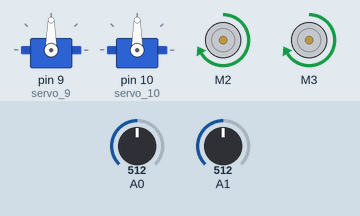
This sketch was run on a simulated Arduino Uno, built with avr-gcc and run on an emulated ATmega328P. Shown: 2 × servo, 2 × DC motor (green arrow = forward, orange = backward, longer = faster). Inputs (shaded band) come from the test bench; at power-on: A0 = 512, A1 = 512.

Above: at 1.2 s.
1.3 s: A0 set to 531
At 2.1 s:
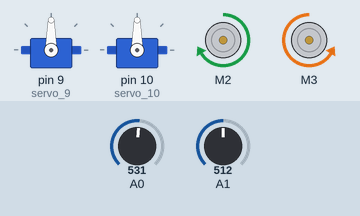
2.8 s: A1 set to 538
At 4.5 s:
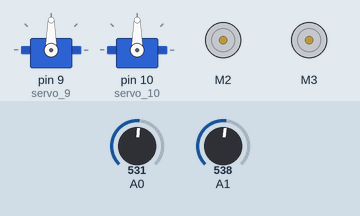
8.2 s: A0 set to 511
At 10.6 s:
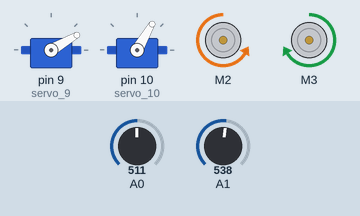
10.9 s: A1 set to 511
At 11.8 s:
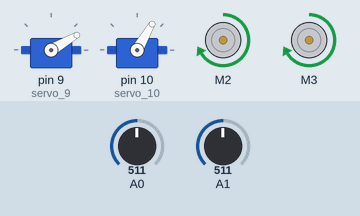
Timing chart, 0 to 13.4 s (numbered marks = the images above; inputs shaded):
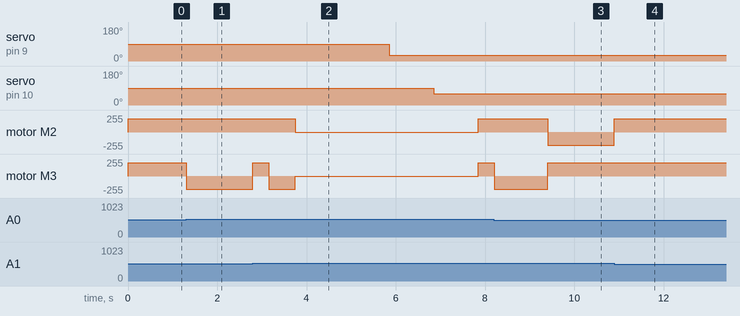

The sketch:

20250212-___-__.ino
```cpp
#include <Servo.h>
#include <AFMotor.h>

int limit_between_black_and_white;
int time_of_move_center_of_car_to_center_of_intersect;
int time_of_across_black_line;
int time_of_turn_90deg;
Servo servo_9;
Servo servo_10;

AF_DCMotor motor_dc_2(2, MOTOR12_64KHZ);
AF_DCMotor motor_dc_3(3, MOTOR34_64KHZ);

// 描述此函數...
void pick_left() {
  follow();
  L_left_turn();
  follow();
  pick();
  U_turn();
  follow();
  L_right_turn();
  follow();
  down_and_open();
  U_turn();
}

// 描述此函數...
void pick_middle() {
  follow();
  forward_across();
  follow();
  pick();
  U_turn();
  follow();
  forward_across();
  follow();
  down_and_open();
  U_turn();
}

// 描述此函數...
void pick_right() {
  follow();
  L_right_turn();
  follow();
  pick();
  U_turn();
  follow();
  L_left_turn();
  follow();
  down_and_open();
  U_turn();
}

// 描述此函數...
void up() {
  servo_10.write(60);
  delay(1000);
}

// 描述此函數...
void down() {
  servo_10.write(90);
  delay(1000);
}

// 描述此函數...
void open() {
  servo_9.write(90);
  delay(1000);
}

// 描述此函數...
void close() {
  servo_9.write(30);
  delay(1000);
}

// 描述此函數...
void down_and_open() {
  down();
  open();
}

// 描述此函數...
void close_and_up() {
  close();
  up();
}

// 描述此函數...
void follow() {
  while (!((1023 - analogRead(A0)) < limit_between_black_and_white && (1023 - analogRead(A1)) < limit_between_black_and_white)) {
    if ((1023 - analogRead(A0)) >= limit_between_black_and_white && (1023 - analogRead(A1)) >= limit_between_black_and_white) {
      forward();
    } else if ((1023 - analogRead(A0)) < limit_between_black_and_white && (1023 - analogRead(A1)) >= limit_between_black_and_white) {
      turn_left_inplace();
    } else if ((1023 - analogRead(A0)) >= limit_between_black_and_white && (1023 - analogRead(A1)) < limit_between_black_and_white) {
      turn_right_inplace();
    } else if ((1023 - analogRead(A0)) < limit_between_black_and_white && (1023 - analogRead(A1)) < limit_between_black_and_white) {
      stop();
      break;
    }
  }
}

// 描述此函數...
void forward_across() {
  forward();
  delay(time_of_across_black_line);
  stop();
}

// 描述此函數...
void forward() {
  motor_dc_2.setSpeed(200);
  motor_dc_2.run(FORWARD);
  motor_dc_3.setSpeed(200);
  motor_dc_3.run(FORWARD);
}

// 描述此函數...
void backward() {
  motor_dc_2.setSpeed(200);
  motor_dc_2.run(BACKWARD);
  motor_dc_3.setSpeed(200);
  motor_dc_3.run(BACKWARD);
}

// 描述此函數...
void stop() {
  motor_dc_2.setSpeed(0);
  motor_dc_2.run(RELEASE);
  motor_dc_3.setSpeed(0);
  motor_dc_3.run(RELEASE);
}

// 描述此函數...
void turn_left_inplace() {
  motor_dc_2.setSpeed(200);
  motor_dc_2.run(FORWARD);
  motor_dc_3.setSpeed(200);
  motor_dc_3.run(BACKWARD);
}

// 描述此函數...
void turn_right_inplace() {
  motor_dc_2.setSpeed(200);
  motor_dc_2.run(BACKWARD);
  motor_dc_3.setSpeed(200);
  motor_dc_3.run(FORWARD);
}

// 描述此函數...
void L_left_turn() {
  forward();
  delay(time_of_move_center_of_car_to_center_of_intersect);
  turn_left_inplace();
  delay(time_of_turn_90deg);
  stop();
}

// 描述此函數...
void L_right_turn() {
  forward();
  delay(time_of_move_center_of_car_to_center_of_intersect);
  turn_right_inplace();
  delay(time_of_turn_90deg);
  stop();
}

// 描述此函數...
void U_turn() {
  forward();
  delay(time_of_move_center_of_car_to_center_of_intersect);
  turn_left_inplace();
  delay((time_of_turn_90deg * 2));
  stop();
}

// 描述此函數...
void pick() {
  down_and_open();
  delay(100);
  close_and_up();
}


void setup() {

  limit_between_black_and_white = 500;
  time_of_move_center_of_car_to_center_of_intersect = 350;
  time_of_across_black_line = 150;
  time_of_turn_90deg = 600;
  servo_9.attach(9);
  servo_10.attach(10);

}

void loop() {
  pick_left();
  pick_middle();
  pick_right();

}
```

Measured:
- the behaviour switches between 523 and 524 on A0 (found by bisection; images 0 and 1)
- the behaviour switches between 523 and 524 on A1 (found by bisection; images 1 and 2)
- after the input at 1.3 s, motor M3: forward 200/255 → backward 200/255 at once
- after the input at 2.8 s, servo on pin 9 (servo_9): 90° → 30° after 3.1 s; servo on pin 10 (servo_10): 90° → 60° after 4.1 s; motor M2: forward 200/255 → stopped after 0.95 s, → forward 200/255 4.1 s later; motor M3: backward 200/255 → forward 200/255 at once, → backward 200/255 0.35 s later, → stopped 0.60 s later, → forward 200/255 4.1 s later
- after the input at 8.2 s, servo on pin 10 (servo_10): stays 60° (without the input it goes to 90° after 2.2 s); motor M3: goes on until 9.4 s, then stays forward 200/255
- after the input at 10.9 s, motor M2: backward 200/255 → forward 200/255 at once
